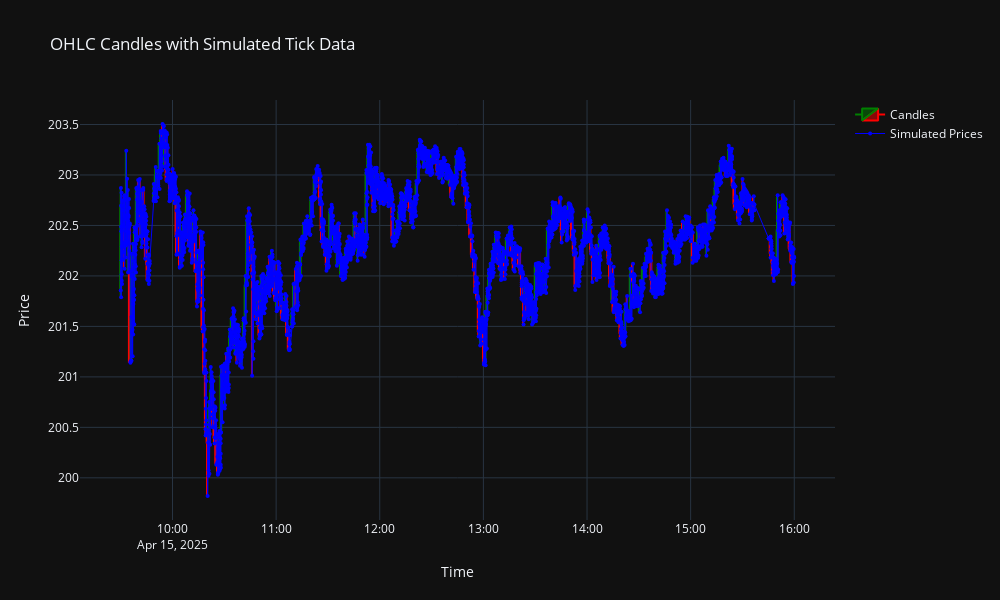

Notebook source saved alongside this figure:
### Code cell
plot_candles_with_price_stream(df, prices)

### Figure 1 — Plotly figure (JSON) as saved in the notebook; plotly's stock layout.template omitted (floating-point values rounded to 4 significant figures; data arrays with more than 128 entries replaced by an {"elided": "..."} marker saying what was removed)
{"data": [{"close": {"elided": "379 float values"}, "decreasing": {"line": {"color": "red"}}, "high": {"elided": "379 float values"}, "increasing": {"line": {"color": "green"}}, "low": {"elided": "379 float values"}, "name": "Candles", "open": {"elided": "379 float values"}, "type": "candlestick", "x": {"elided": "379 str values"}}, {"line": {"color": "blue", "width": 1}, "marker": {"size": 4}, "mode": "lines+markers", "name": "Simulated Prices", "type": "scatter", "x": {"elided": "3840 str values"}, "y": {"elided": "3840 float values"}}], "layout": {"height": 600, "title": {"text": "OHLC Candles with Simulated Tick Data"}, "width": 1000, "xaxis": {"rangeslider": {"visible": false}, "title": {"text": "Time"}}, "yaxis": {"title": {"text": "Price"}}}}
